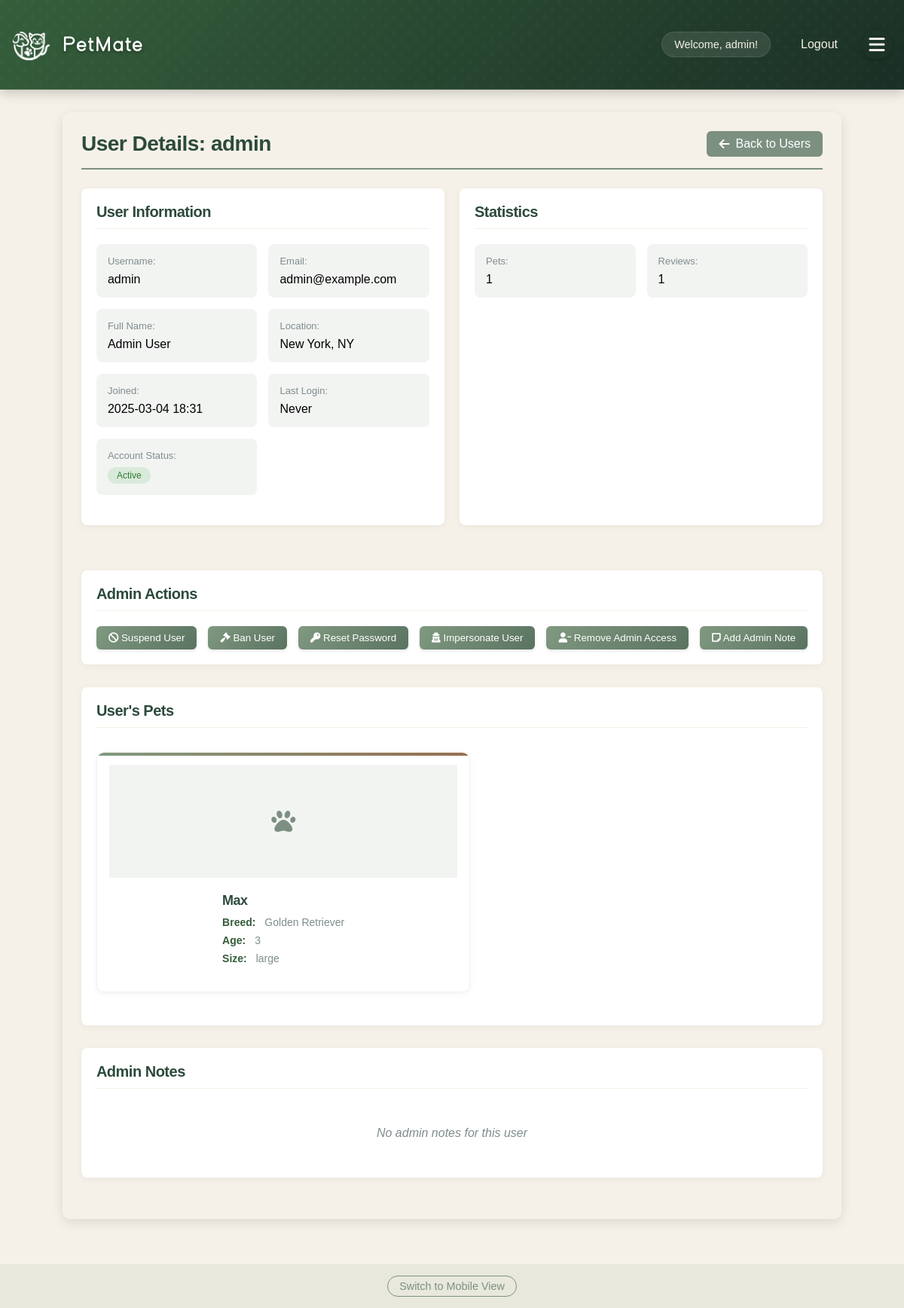
The app's page /admin/user/1 (signed in), older data.
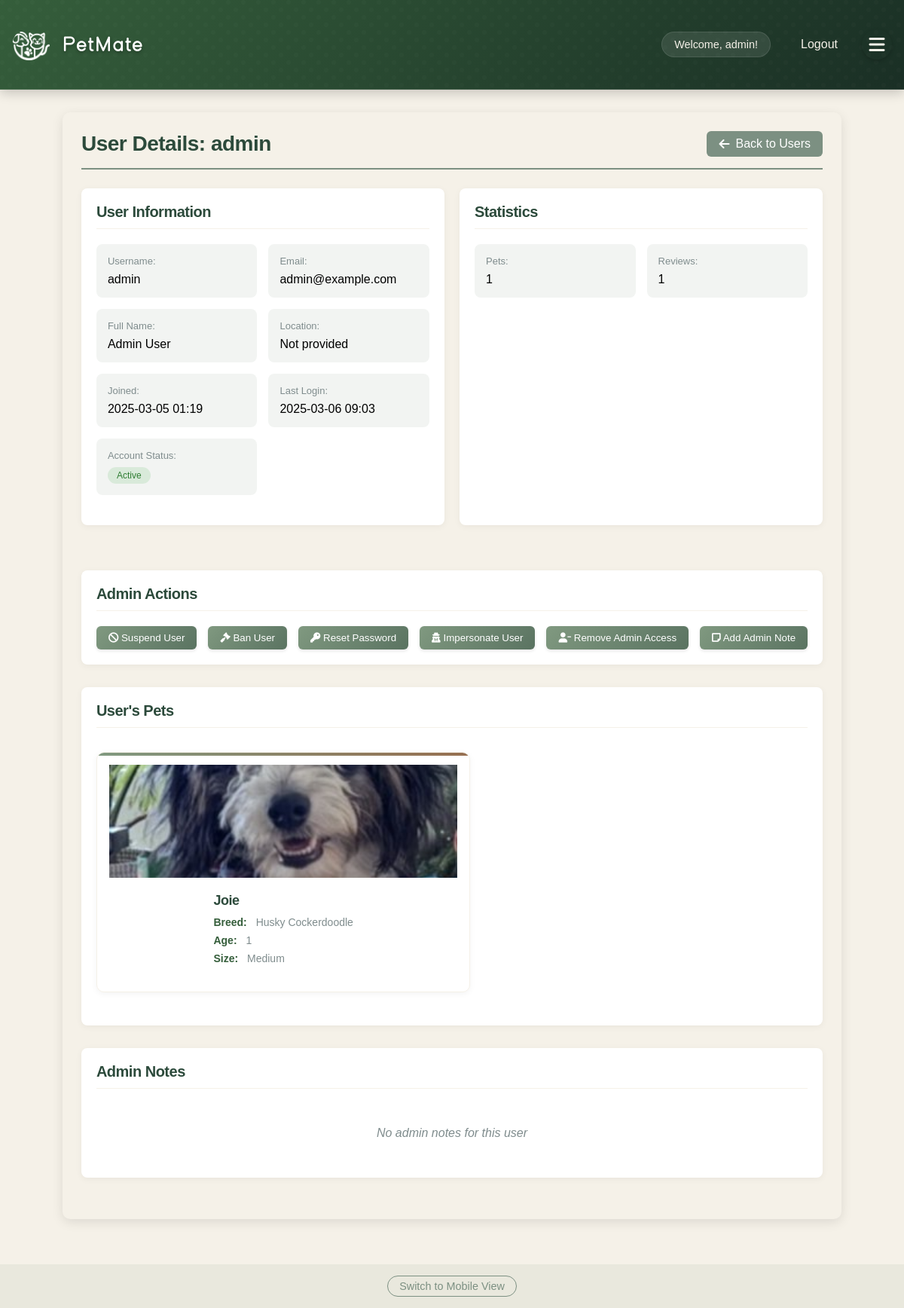
The same page, newer data.
### app/models/user.py (models this page shows, shortened)
class User(db.Model, UserMixin):
    __tablename__ = 'users'
    id = db.Column(db.Integer, primary_key=True)
    username = db.Column(db.String(80), unique=True, nullable=False)
    email = db.Column(db.String(120), unique=True, nullable=False)
    password_hash = db.Column(db.String(128))
    name = db.Column(db.String(120))  # User's full name
    created_at = db.Column(db.DateTime, default=datetime.utcnow)
    profile_picture = db.Column(db.String(255))  # Store the filename of uploaded image
    bio = db.Column(db.Text)  # User bio
    location = db.Column(db.String(200))  # User location
    is_admin = db.Column(db.Boolean, default=False)
    account_status = db.Column(db.String(20), default='active')  # active, suspended, banned
    last_login = db.Column(db.DateTime)
    account_notes = db.Column(db.Text)  # Admin notes about the user
    preferred_meetup_types = db.Column(db.String(255))  # e.g., "parks,beaches,dog runs"
    availability = db.Column(db.String(255))  # e.g., "weekends,evenings"
    pet_owner_since = db.Column(db.Integer)  # Year they became a pet owner
    pet_experience_level = db.Column(db.String(50))  # e.g., "beginner", "intermediate", "expert"
    pets = db.relationship('Pet', backref='owner', lazy=True)
    hosted_playdates = db.relationship('Playdate', foreign_keys='Playdate.host_id', lazy=True)
    attended_playdates = db.relationship('Playdate', secondary=playdate_attendees, lazy=True)
    reviews_received = db.relationship('Review',
                                     foreign_keys='Review.reviewed_user_id',
                                     back_populates='reviewed_user',
                                     lazy='joined')
    reviews_given = db.relationship('Review',
                                  foreign_keys='Review.reviewer_id',
                                  back_populates='reviewer',
                                  lazy='joined')
    @property
    def is_authenticated(self):
        return True
    def get_unread_message_count(self):
        from app.models.message import Message
        return Message.query.filter_by(recipient_id=self.id, is_read=False).count()
    def get_reviews_count(self):
        from app.models.review import Review
        return Review.query.filter_by(reviewed_user_id=self.id).count()

### app/models/pet.py (models this page shows, shortened)
class Pet(db.Model):
    __tablename__ = 'pets'
    id = db.Column(db.Integer, primary_key=True)
    owner_id = db.Column(db.Integer, db.ForeignKey('users.id', ondelete='CASCADE'), nullable=False)
    name = db.Column(db.String(100), nullable=False)
    species = db.Column(db.String(50), nullable=False)
    breed = db.Column(db.String(100))
    age = db.Column(db.Integer)
    size = db.Column(db.String(20))  # Small, Medium, Large
    gender = db.Column(db.String(20))
    image_filename = db.Column(db.String(255))
    bio = db.Column(db.Text)
    created_at = db.Column(db.DateTime, default=datetime.utcnow)
    updated_at = db.Column(db.DateTime, default=datetime.utcnow, onupdate=datetime.utcnow)
    energy_level = db.Column(db.String(20))  # Low, Medium, High
    friendliness = db.Column(db.String(20))  # Shy, Moderate, Outgoing
    training_level = db.Column(db.String(20))  # Basic, Intermediate, Advanced
    special_needs = db.Column(db.Text)
    preferred_playmates = db.Column(db.String(255))  # e.g., "small dogs, cats"

### app/routes/admin.py (the view)
@bp.route('/user/<int:user_id>')
@login_required
@admin_required
def user_details(user_id):
    from app.models.user import User
    from app.models.review import Review
    try:
        user = User.query.options(
            db.joinedload(User.pets),
            db.joinedload(User.hosted_playdates),
            db.joinedload(User.attended_playdates),
            db.joinedload(User.reviews_received)
        ).get_or_404(user_id)
        print(f"User object type: {type(user)}")
        print(f"User ID: {user.id}, Username: {user.username}")
        pets = list(user.pets) if hasattr(user, 'pets') else []
        reviews_count = user.get_reviews_count()
        print(f"Before rendering template - Reviews count: {reviews_count}")
        print(f"User pets count: {len(pets)}")
        user_data = {
            'id': user.id,
            'username': user.username,
            'email': user.email,
            'created_at': user.created_at,
            'last_login': user.last_login,
            'account_status': user.account_status,
            'account_notes': user.account_notes,
            'name': user.name,
            'location': user.location,
            'pets_count': len(pets),
            'reviews_count': reviews_count,
            'pets': pets,
            'is_admin': user.is_admin
        }
        return render_template('admin/user_details.html',
                               user=user,
                               user_data=user_data,
                               user_id=user.id)
    except Exception as e:
        print(f"Error in user_details: {str(e)}")
        db.session.rollback()
        return f"An error occurred: {str(e)}", 500

### app/templates/admin/user_details.html (shortened to what this page needs)
{% extends "base.html" %}
{% block content %}
<div class="admin-container">
    <div class="admin-header">
        <h1>
            {% if user_data %}
            User Details: {{ user_data.username }}
            {% else %}
            Unknown User
            {% endif %}
        </h1>
        <a href="{{ url_for('admin.user_management') }}" class="back-link">
            <i class="fas fa-arrow-left"></i> Back to Users
        </a>
    </div>
    <div class="admin-grid">
        <div class="admin-section">
            <h2>User Information</h2>
            <div class="info-grid">
                <div class="info-item">
                    <label>Username:</label>
                    <div class="value">{% if user_data %}{{ user_data.username }}{% else %}Unknown{% endif %}</div>
                </div>
                <div class="info-item">
                    <label>Email:</label>
                    <div class="value">{% if user_data %}{{ user_data.email }}{% else %}Unknown{% endif %}</div>
                </div>
                <div class="info-item">
                    <label>Full Name:</label>
                    <div class="value">{% if user_data and user_data.name %}{{ user_data.name }}{% else %}Not provided{% endif %}</div>
                </div>
                <div class="info-item">
                    <label>Location:</label>
                    <div class="value">{% if user_data and user_data.location %}{{ user_data.location }}{% else %}Not provided{% endif %}</div>
                </div>
                <div class="info-item">
                    <label>Joined:</label>
                    <div class="value">{% if user_data %}{{ user_data.created_at|datetime }}{% else %}Unknown{% endif %}</div>
                </div>
                <div class="info-item">
                    <label>Last Login:</label>
                    <div class="value">{% if user_data and user_data.last_login %}{{ user_data.last_login|datetime }}{% else %}Never{% endif %}</div>
                </div>
                <div class="info-item">
                    <label>Account Status:</label>
                    <div class="value status-badge {% if user_data %}status-{{ user_data.account_status }}{% endif %}">
                        {% if user_data %}{{ user_data.account_status|title }}{% else %}Unknown{% endif %}
                    </div>
                </div>
            </div>
        </div>
        <div class="admin-section">
            <h2>Statistics</h2>
            <div class="info-grid">
                <div class="info-item">
                    <label>Pets:</label>
                    <div class="value">{% if user_data %}{{ user_data.pets_count }}{% else %}0{% endif %}</div>
                </div>
                <div class="info-item">
                    <label>Reviews:</label>
                    <div class="value">{% if user_data %}{{ user_data.reviews_count }}{% else %}0{% endif %}</div>
                </div>
            </div>
        </div>
    </div>
    <div class="admin-section">
        <h2>Admin Actions</h2>
        <div class="admin-actions">
            {% if user_data %}
                {% if user_data.account_status == 'active' %}
                <button onclick="showActionModal('suspend')" class="btn btn-warning">
                    <i class="fas fa-ban"></i> Suspend User
                </button>
                <button onclick="showActionModal('ban')" class="btn btn-danger">
                    <i class="fas fa-gavel"></i> Ban User
                </button>
                <button onclick="showActionModal('reset_password')" class="btn btn-primary">
                    <i class="fas fa-key"></i> Reset Password
                </button>
                <form action="{{ url_for('admin.impersonate_user', user_id=user_id) }}" method="POST" style="display: inline;">
                    <button type="submit" class="btn btn-info">
                        <i class="fas fa-user-secret"></i> Impersonate User
                    </button>
                </form>
                <button onclick="showActionModal('toggle_admin')" class="btn {% if user_data.is_admin %}btn-secondary{% else %}btn-success{% endif %}">
                    <i class="fas {% if user_data.is_admin %}fa-user-minus{% else %}fa-user-shield{% endif %}"></i>
                    {% if user_data.is_admin %}Remove Admin Access{% else %}Make Admin{% endif %}
                </button>
                {% endif %}
            {% endif %}
            <button onclick="showActionModal('note')" class="btn btn-secondary">
                <i class="fas fa-sticky-note"></i> Add Admin Note
            </button>
        </div>
    </div>
    <div class="admin-section">
        <h2>User's Pets</h2>
        {% if user_data and user_data.pets %}
        <div class="pets-grid">
            {% for pet in user_data.pets %}
            <div class="pet-card">
                {% if pet.image_filename %}
                <img src="{{ url_for('static', filename='pet_images/' + pet.image_filename) }}" alt="{{ pet.name }}">
                {% else %}
                <div class="pet-placeholder">
                    <i class="fas fa-paw"></i>
                </div>
                {% endif %}
                <div class="pet-info">
                    <h3>{{ pet.name }}</h3>
                    <p><strong>Breed:</strong> {{ pet.breed }}</p>
                    <p><strong>Age:</strong> {{ pet.age }}</p>
                    <p><strong>Size:</strong> {{ pet.size }}</p>
                </div>
            </div>
            {% endfor %}
        </div>
        {% else %}
        <div class="no-data">No pets registered</div>
        {% endif %}
    </div>
    <div class="admin-section">
        <h2>Admin Notes</h2>
        {% if user_data and user_data.account_notes %}
        <div class="notes-container">
            <pre class="notes-content">{{ user_data.account_notes }}</pre>
        </div>
        {% else %}
        <div class="no-data">No admin notes for this user</div>
        {% endif %}
    </div>
</div>
{% endblock %}

### app/templates/base.html (shortened to what this page needs)
<!DOCTYPE html>
<html>
<head>
    <link rel="stylesheet" href="{{ url_for('static', filename='style.css') }}">
    <link rel="stylesheet" href="{{ url_for('static', filename='how-it-works.css') }}">
    <link rel="stylesheet" href="{{ url_for('static', filename='feature-cards.css') }}">
    <link rel="stylesheet" href="{{ url_for('static', filename='custom-font.css') }}">
    <link rel="stylesheet" href="https://cdnjs.cloudflare.com/ajax/libs/font-awesome/6.0.0/css/all.min.css">
</head>
<body>
    <nav>
        <div class="nav-container">
            <h1>
                <a href="{{ url_for('main.index') }}" class="site-title">
                    <div class="logo">
                        <div class="logo-icon"></div>
                        <div class="logo-text">Pet<span class="highlight">Mate</span></div>
                    </div>
                </a>
            </h1>
            <div class="nav-links">
                {% if 'username' in session %}
                    <div class="user-menu">
                        <span>Welcome, {{ session['username'] }}!</span>
                        <a href="{{ url_for('auth.logout') }}">Logout</a>
                    </div>
                    <button class="menu-toggle">
                        <i class="fas fa-bars"></i>
                    </button>
                {% else %}
                    <a href="{{ url_for('auth.login') }}">Login</a>
                    <a href="{{ url_for('auth.register') }}">Register</a>
                {% endif %}
            </div>
        </div>
    </nav>
    <main>
        {% block content %}{% endblock %}
    </main>
    <footer class="view-toggle">
        <a href="#" id="view-mobile-version">Switch to Mobile View</a>
    </footer>
</body>
</html>

Row changes from the older to the newer data that the page shows:
removed Pet: name "Max", breed "Golden Retriever", age "3", size "large"
changed User "admin": created_at "2025-03-04 18:31" → "2025-03-05 01:19"; last_login (not shown) → "2025-03-06 09:03"; location "New York, NY" → (not shown)
added Pet: image_filename+name (picture), name "Joie", breed "Husky Cockerdoodle", age "1", size "Medium"
Text that changed along with them:
text no longer shown: "Never"
text now shown: "Not provided"
